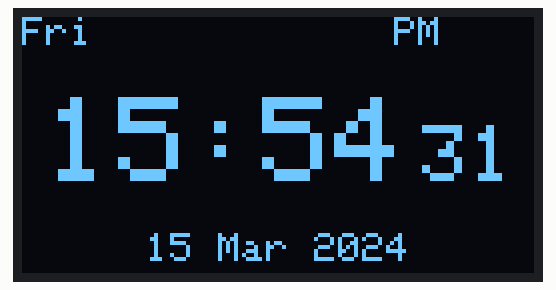
Recording of a sketch running on a simulated ESP8266 (NodeMCU). On the bench: 128×64 one-colour display. WiFi joins after 1.5 s; servers stay silent unless stated; network time is answered at once with the bench clock; the local clock reads 2024-03-15 10:24:30 at power-on unless the sketch sets it; what the sketch prints to the serial monitor is not drawn.

Above: at 1.6 s.
At 5.7 s:
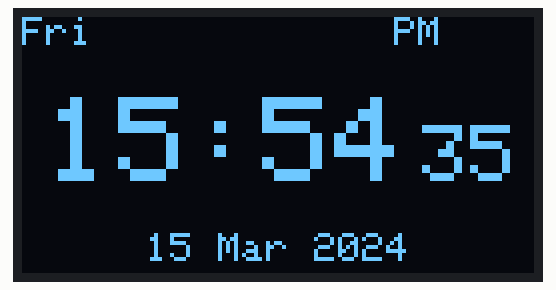
At 10.9 s:
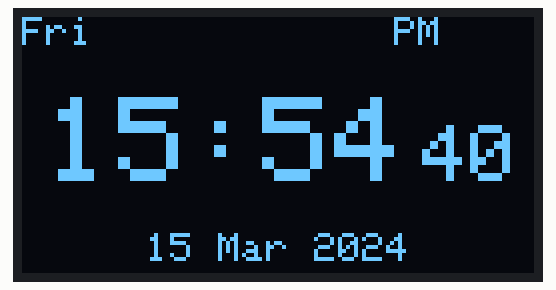
At 20.1 s:
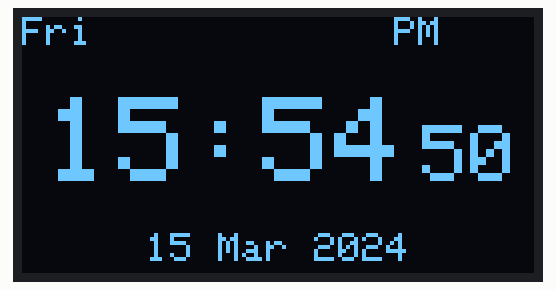
At 29.3 s:
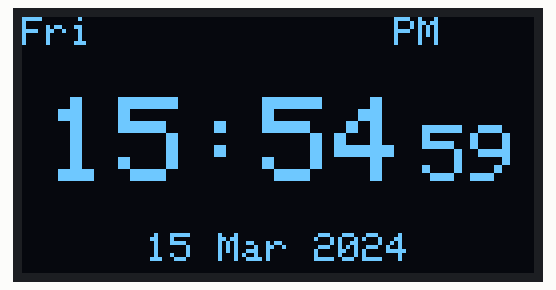
At 38.6 s:
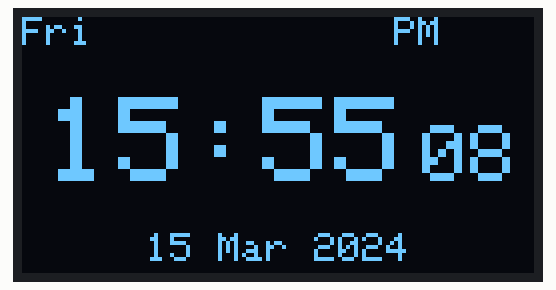

The sketch:

oled_clock.ino
```cpp
#include <Wire.h>
#include <Adafruit_GFX.h>
#include <Adafruit_SSD1306.h>
#include <ESP8266WiFi.h>
#include <WiFiUdp.h>
#include <NTPClient.h>

// Define OLED display parameters
#define SCREEN_WIDTH 128
#define SCREEN_HEIGHT 64
#define OLED_RESET    -1
#define OLED_I2C_ADDRESS 0x3C  // I2C address of OLED

// Set up WiFi details
const char* ssid = "Tathastu-2.4G";  // Replace with your WiFi network name (SSID)
const char* password = "tathastu@099";  // Replace with your WiFi password

// Initialize the OLED display
Adafruit_SSD1306 display(SCREEN_WIDTH, SCREEN_HEIGHT, &Wire, OLED_RESET);

// Set up NTP client
WiFiUDP udp;
NTPClient timeClient(udp, "pool.ntp.org", 0, 3600000);  // UTC offset of 0, update every hour

// IST Offset (Indian Standard Time is UTC +5:30, so it's 5 hours and 30 minutes ahead)
const long IST_OFFSET = 5 * 3600 + 30 * 60;  // 5 hours 30 minutes in seconds

// Array of month names
const char* months[] = {"Jan", "Feb", "Mar", "Apr", "May", "Jun", "Jul", "Aug", "Sep", "Oct", "Nov", "Dec"};

// Array of days of the week
const char* days[] = {"Sun", "Mon", "Tue", "Wed", "Thu", "Fri", "Sat"};

void setup() {
  // Start serial communication for debugging
  Serial.begin(115200);

  // Connect to WiFi
  WiFi.begin(ssid, password);
  Serial.print("Connecting to WiFi");
  while (WiFi.status() != WL_CONNECTED) {
    delay(500);
    Serial.print(".");
  }
  Serial.println("Connected to WiFi");

  // Initialize OLED display
  if (!display.begin(SSD1306_SWITCHCAPVCC, OLED_I2C_ADDRESS)) {
    Serial.println(F("SSD1306 allocation failed"));
    for (;;); // Stop if OLED initialization fails
  }

  // Initialize the NTP client
  timeClient.begin();
  timeClient.update();

  // Clear display
  display.clearDisplay();
}

void loop() {
  // Update the time from NTP
  timeClient.update();

  // Get the raw time in seconds since epoch (UTC)
  unsigned long epochTime = timeClient.getEpochTime();

  // Adjust time to IST by adding the IST_OFFSET (5 hours 30 minutes)
  epochTime += IST_OFFSET;

  // Convert to time format
  int hours = (epochTime % 86400L) / 3600;
  int minutes = (epochTime % 3600) / 60;
  int seconds = epochTime % 60;

  // Add leading zero for single-digit hours, minutes, and seconds
  String strHours = (hours < 10) ? "0" + String(hours) : String(hours);
  String strMinutes = (minutes < 10) ? "0" + String(minutes) : String(minutes);
  String strSeconds = (seconds < 10) ? "0" + String(seconds) : String(seconds);

  // Format time as HH:MM:SS
  String currentTime = strHours + ":" + strMinutes + ":" + strSeconds;

  // Determine AM/PM
  String ampm = (hours >= 12) ? "PM" : "AM";
  if (hours > 12) hours -= 12;  // Convert to 12-hour format

  // Convert epoch time to a struct tm for date calculation
  time_t rawTime = epochTime;  // Cast to time_t
  struct tm *timeInfo;
  timeInfo = localtime(&rawTime);

  // Get the date (DD/MM/YY)
  int day = timeInfo->tm_mday;  // Day of the month (1-31)
  int month = timeInfo->tm_mon;  // Month (0-11)
  int year = timeInfo->tm_year + 1900;  // Year since 1900, so add 1900

  // Get the day of the week (0-6, Sunday-Saturday)
  int dayOfWeek = timeInfo->tm_wday;  // Day of the week (0 = Sunday, 1 = Monday, ..., 6 = Saturday)

  String currentDate = String(day) + " " + months[month] + " " + String(year);  // Format as DD Month YYYY

  // Clear the display
  display.clearDisplay();

  // Display AM/PM at the top right corner
  display.setTextSize(1);  // Smaller text for AM/PM
  display.setTextColor(SSD1306_WHITE);
  display.setCursor(SCREEN_WIDTH - 35, 0);  // Position at the top-right corner
  display.print(ampm);

  // Display day of the week at the top left corner
  display.setCursor(0, 0);  // Position at the top-left corner
  display.print(days[dayOfWeek]);  // Print the day of the week (e.g., "Mon", "Tue")

  // Set text size for the clock (larger text for hours and minutes)
  display.setTextSize(3);     // Larger text for the clock (bold and pixelated)
  display.setTextColor(SSD1306_WHITE);

  // Calculate the width of the current time string
  int textWidth = currentTime.length() * 12;  // Each character width is approximately 12 pixels (size 3)

  // Calculate the horizontal position to center the text
  int x = (SCREEN_WIDTH - textWidth) / 5;

  // Calculate the vertical position for centering the clock
  int textHeight = 3 * 8;  // 3 times the font height (font size 3 gives 24 pixels)
  int y = (SCREEN_HEIGHT - textHeight) / 2;  // Center vertically, adjust to move a bit up

  // Display the clock at the center of the screen
  display.setCursor(x, y); // Set cursor at the center of the screen
  display.print(strHours);
  display.print(":");
  display.print(strMinutes);

  // Set text size for the seconds (smaller text for seconds)
  display.setTextSize(2);  // Smaller text for the seconds
  display.setCursor(SCREEN_WIDTH - 40,y + 7);  // Position seconds on the right side
  display.print(" ");
  display.print(strSeconds);

  // Set text size for the date (smaller text for the date)
  display.setTextSize(1);  // Smaller text for the date

  // Calculate vertical position for the date (place it near the bottom of the screen)
  int dateTextHeight = 8;  // Height of the date text (smaller text size)
  int dateY = SCREEN_HEIGHT - dateTextHeight - 2;  // 2 pixels from the bottom
  int dateWidth = currentDate.length() * 6;  // Estimate width of the date text

  // Calculate the horizontal position to center the date
  int dateX = (SCREEN_WIDTH - dateWidth) / 2;

  // Display the date at the bottom of the screen (formatted as DD Month YYYY)
  display.setCursor(dateX, dateY);
  display.print(currentDate);

  display.display();  // Update the display

  delay(1000);  // Update every second
}
```

Measured:
- what the display in image 0 shows lasts 1.0 s, from 1.6 s to 2.6 s
